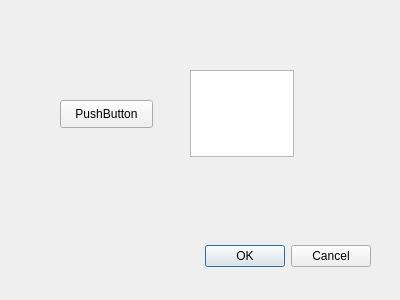
<?xml version="1.0" encoding="UTF-8"?>
<ui version="4.0">
 <class>Dialog</class>
 <widget class="QDialog" name="Dialog">
  <property name="geometry">
   <rect>
    <x>0</x>
    <y>0</y>
    <width>400</width>
    <height>300</height>
   </rect>
  </property>
  <property name="windowTitle">
   <string>Dialog</string>
  </property>
  <widget class="QDialogButtonBox" name="buttonBox">
   <property name="geometry">
    <rect>
     <x>30</x>
     <y>240</y>
     <width>341</width>
     <height>32</height>
    </rect>
   </property>
   <property name="orientation">
    <enum>Qt::Horizontal</enum>
   </property>
   <property name="standardButtons">
    <set>QDialogButtonBox::Cancel|QDialogButtonBox::Ok</set>
   </property>
  </widget>
  <widget class="QPushButton" name="pushButton">
   <property name="geometry">
    <rect>
     <x>60</x>
     <y>100</y>
     <width>93</width>
     <height>28</height>
    </rect>
   </property>
   <property name="text">
    <string>PushButton</string>
   </property>
  </widget>
  <widget class="QTextEdit" name="textEdit">
   <property name="geometry">
    <rect>
     <x>190</x>
     <y>70</y>
     <width>104</width>
     <height>87</height>
    </rect>
   </property>
  </widget>
 </widget>
 <resources/>
 <connections>
  <connection>
   <sender>buttonBox</sender>
   <signal>accepted()</signal>
   <receiver>Dialog</receiver>
   <slot>accept()</slot>
   <hints>
    <hint type="sourcelabel">
     <x>248</x>
     <y>254</y>
    </hint>
    <hint type="destinationlabel">
     <x>157</x>
     <y>274</y>
    </hint>
   </hints>
  </connection>
  <connection>
   <sender>buttonBox</sender>
   <signal>rejected()</signal>
   <receiver>Dialog</receiver>
   <slot>reject()</slot>
   <hints>
    <hint type="sourcelabel">
     <x>316</x>
     <y>260</y>
    </hint>
    <hint type="destinationlabel">
     <x>286</x>
     <y>274</y>
    </hint>
   </hints>
  </connection>
 </connections>
</ui>
